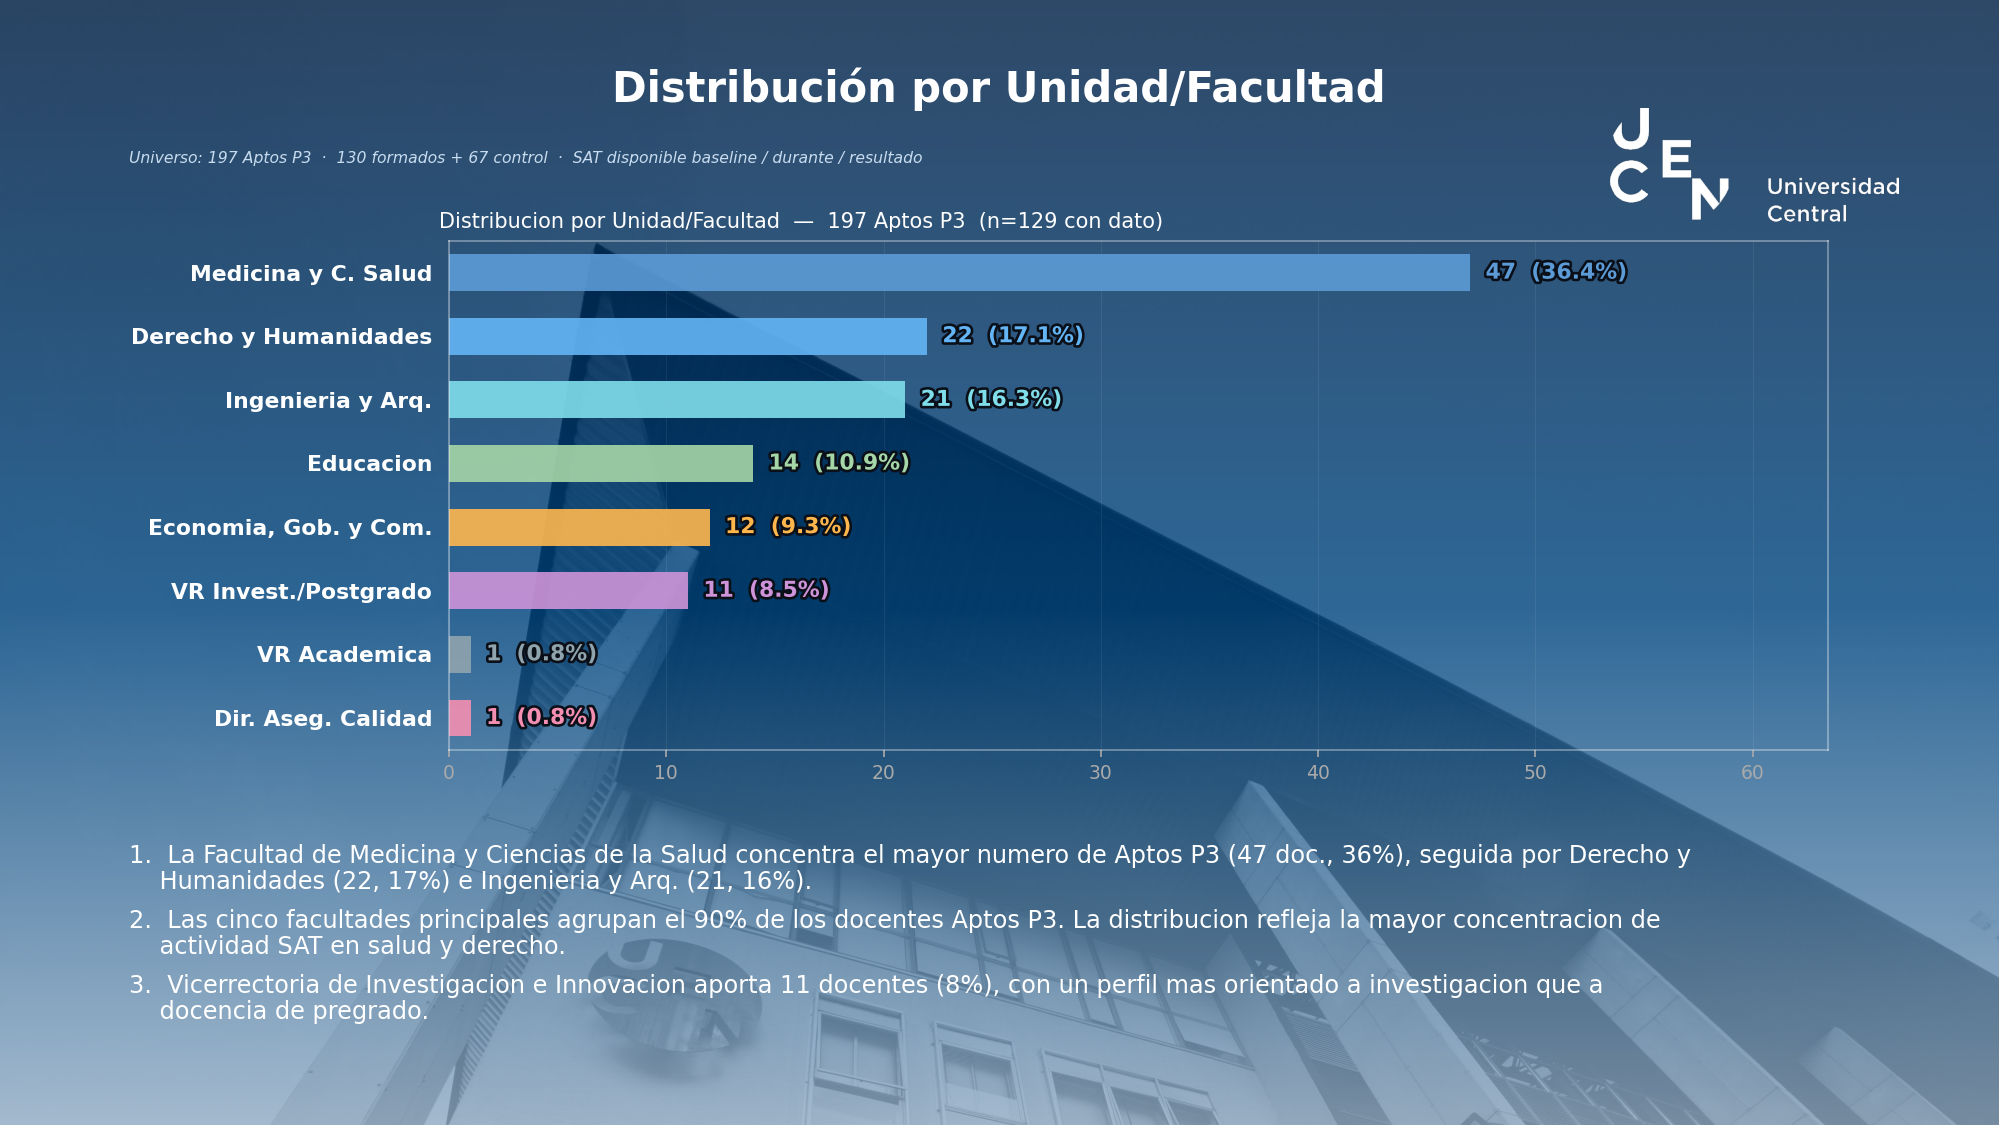

Python code for this plot:
"""
POC: Slide 'Distribución por Unidad/Facultad'
Gráfico directo sobre fondo oscuro del template UCEN.
v2: fondo exacto (gradiente navy desde Fondotipop.pptx), logo UCEN,
    gráfico con borde blanco, bullets ancho completo.
"""
import sys; sys.stdout.reconfigure(encoding="utf-8")
import os, zipfile, textwrap
import numpy as np
import matplotlib.pyplot as plt
from matplotlib.patches import Rectangle
import matplotlib.patheffects as pe
import pandas as pd
from PIL import Image as PILImage

BASE       = os.path.dirname(__file__)
SCRATCH    = (r"C:\Users\RGONZA~1.LAP\AppData\Local\Temp\claude"
              r"\c--Users-r-gonzalez-fluxsolar-LAPTOP-FLUX-ECO-Downloads-Analisis-UCEN-v2"
              r"\19e6fc3f-6ca1-4150-9da7-8dfa38be71ca\scratchpad")
FONDOTIPO  = (r"c:\Users\r.gonzalez_fluxsolar.LAPTOP-FLUX-ECO"
              r"\Downloads\Analisis_UCEN_v2\Fondotipop.pptx")
OUT_PDF    = os.path.join(BASE, "poc_slide_facultad_dark.pdf")
OUT_PNG    = os.path.join(BASE, "poc_slide_facultad_dark.png")

# ── 1. Extraer imágenes desde Fondotipop.pptx si aún no existen ──────────────
BG_PATH   = os.path.join(SCRATCH, "fondotipo_image1.jpg")   # foto edificio B&N
LOGO_PATH = os.path.join(SCRATCH, "fondotipo_image2.png")   # logo UCEN blanco

for path, zipname in [(BG_PATH,   "ppt/media/image1.jpg"),
                      (LOGO_PATH, "ppt/media/image2.png")]:
    if not os.path.exists(path):
        with zipfile.ZipFile(FONDOTIPO) as z:
            data = z.read(zipname)
        with open(path, "wb") as f:
            f.write(data)

# ── 2. Foto de fondo — sin modificar tonalidad ────────────────────────────────
with PILImage.open(BG_PATH) as _im:
    _im_rgb = _im.convert("RGB")
    _iw, _ih = _im_rgb.size
    # Crop 16:9 centrado en el edificio (12% desde arriba)
    _new_h = int(_iw / (16 / 9))
    _y0    = min(int(_ih * 0.12), _ih - _new_h)
    _im_rgb = _im_rgb.crop((0, _y0, _iw, _y0 + _new_h))
    bg_arr = np.array(_im_rgb)   # (H, W, 3) uint8

print(f"Fondo: {bg_arr.shape}")

# ── 3. Logo UCEN (blanco sobre canal alfa) ────────────────────────────────────
with PILImage.open(LOGO_PATH) as _logo:
    logo_arr = np.array(_logo.convert("RGBA")).astype(np.float32) / 255.0
print(f"Logo: {logo_arr.shape}  alpha max={logo_arr[:,:,3].max():.2f}")

# ── 4. Gradiente navy overlay — idéntico al slide master de Fondotipop.pptx ──
# Stops extraídos del XML del master: ang=90° (top → bottom), alpha=80 000 (80%)
#   pos  0%  → #002147
#   pos 54%  → #004680  (schemeClr tx2 = dk2)
#   pos 100% → #90ABC4  (schemeClr accent1)
H_GRAD = 600
grad   = np.zeros((H_GRAD, 1, 4), dtype=np.float32)
stops  = [
    (0.00, (0x00, 0x21, 0x47)),
    (0.54, (0x00, 0x46, 0x80)),
    (1.00, (0x90, 0xAB, 0xC4)),
]
for row in range(H_GRAD):
    t = row / (H_GRAD - 1)
    for i in range(len(stops) - 1):
        t0, c0 = stops[i]
        t1, c1 = stops[i + 1]
        if t0 <= t <= t1:
            s = (t - t0) / (t1 - t0)
            r = c0[0] + s * (c1[0] - c0[0])
            g = c0[1] + s * (c1[1] - c0[1])
            b = c0[2] + s * (c1[2] - c0[2])
            grad[row, 0] = [r / 255, g / 255, b / 255, 0.82]
            break

# ── 5. Datos del gráfico ──────────────────────────────────────────────────────
p3    = pd.read_csv(os.path.join(BASE, "..", "PROCESADO", "p3_918.csv"),
                    encoding="utf-8-sig", dtype={"rut_key": str})
aptos = p3[p3["apto_p3"] == True].drop_duplicates("rut_key").copy()

ABREV = [
    ("MEDICINA",  "Medicina y C. Salud"),
    ("DERECHO",   "Derecho y Humanidades"),
    ("INGENIE",   "Ingenieria y Arq."),
    ("EDUCACI",   "Educacion"),
    ("ECONOM",    "Economia, Gob. y Com."),
    ("INVEST",    "VR Invest./Postgrado"),
    ("VICERRECT", "VR Academica"),
    ("ASEGURAM",  "Dir. Aseg. Calidad"),
]
def abrev_fac(key):
    ku = str(key).upper()
    for pat, label in ABREV:
        if pat in ku:
            return label
    return key[:30]

con_fac = aptos[aptos["unidad_facultad"].notna()].copy()
n_fac   = len(con_fac)
cnt_fac = con_fac["unidad_facultad"].str.strip().value_counts()
labels  = [abrev_fac(k) for k in cnt_fac.index]
vals    = cnt_fac.values.tolist()
pcts    = [100 * v / n_fac for v in vals]

PALETTE = ["#5C9BD6", "#64B5F6", "#80DEEA", "#A5D6A7",
           "#FFB74D", "#CE93D8", "#90A4AE", "#F48FB1"]

# ── 6. Constantes de layout (EMU → fracción de figura) ───────────────────────
SW, SH = 13.333, 7.5

def ex(e): return e / 12192000
def ey(e): return e / 6858000
def fig_rect(l, t, w, h): return (l, 1 - t - h, w, h)

TITLE_L, TITLE_T = ex(786582),  ey(250608)
TITLE_W, TITLE_H = ex(10599174), ey(553998)
POP_L,   POP_T   = ex(786582),  ey(820000)
POP_W,   POP_H   = ex(10599174), ey(290000)
PIC_L,   PIC_T   = ex(786581),  ey(1125000)
PIC_W,   PIC_H   = ex(10599174), ey(3720000)
BUL_L,   BUL_T   = ex(786581),  ey(4870000)
BUL_W,   BUL_H   = ex(10599174), ey(1870000)

# Logo (desde slide master XML de Fondotipop.pptx)
LOGO_L, LOGO_T = ex(9813773), ey(656354)
LOGO_W, LOGO_H = ex(1756626), ey(697725)

T_RECT    = fig_rect(TITLE_L, TITLE_T, TITLE_W, TITLE_H)
POP_Y     = 1 - POP_T - POP_H / 2
PIC_RECT  = fig_rect(PIC_L, PIC_T, PIC_W, PIC_H)
LOGO_RECT = fig_rect(LOGO_L, LOGO_T, LOGO_W, LOGO_H)

# Gráfico: ligeramente más pequeño que PIC_RECT
CHART_X = PIC_RECT[0] + 0.16
CHART_W = PIC_RECT[2] - 0.16 - 0.02
CHART_Y = PIC_RECT[1] + 0.04
CHART_H = PIC_RECT[3] - 0.09

# ── 7. Figura ─────────────────────────────────────────────────────────────────
fig = plt.figure(figsize=(SW, SH), facecolor="#101820")
fig.patch.set_facecolor("#101820")

# Capa 0: foto del edificio
ax_bg = fig.add_axes([0, 0, 1, 1], zorder=0)
ax_bg.imshow(bg_arr, extent=[0, 1, 0, 1], aspect="auto", origin="upper")
ax_bg.set_xlim(0, 1); ax_bg.set_ylim(0, 1)
ax_bg.axis("off")

# Capa 1: gradiente navy (replica el overlay del template)
ax_gd = fig.add_axes([0, 0, 1, 1], zorder=1)
ax_gd.imshow(grad, extent=[0, 1, 0, 1], aspect="auto", origin="upper")
ax_gd.set_xlim(0, 1); ax_gd.set_ylim(0, 1)
ax_gd.axis("off")

# ── 8. Título — centrado entre borde superior y zona del gráfico ─────────────
_title_y = (1.0 + CHART_Y + CHART_H + 0.020) / 2 + 0.018   # centrado en su espacio
fig.text(T_RECT[0] + T_RECT[2] / 2, _title_y,
         "Distribución por Unidad/Facultad",
         ha="center", va="center", fontsize=20, fontweight="bold",
         color="white", transform=fig.transFigure, zorder=4)

# ── 9. Logo UCEN — esquina superior derecha ───────────────────────────────────
ax_logo = fig.add_axes(
    [LOGO_RECT[0], LOGO_RECT[1], LOGO_RECT[2], LOGO_RECT[3]],
    zorder=10, facecolor="none")
ax_logo.imshow(logo_arr, aspect="auto")
ax_logo.axis("off")
ax_logo.patch.set_visible(False)

# ── 10. Etiqueta de población ─────────────────────────────────────────────────
fig.text(PIC_RECT[0], POP_Y,
         "Universo: 197 Aptos P3  ·  130 formados + 67 control"
         "  ·  SAT disponible baseline / durante / resultado",
         ha="left", va="center", fontsize=7.5, fontstyle="italic",
         color="#C8DCF0", transform=fig.transFigure, zorder=4)

# ── 11. Gráfico ───────────────────────────────────────────────────────────────
ax = fig.add_axes([CHART_X, CHART_Y, CHART_W, CHART_H],
                  facecolor="none", zorder=5)
ax.set_facecolor("none")

y = np.arange(len(labels))
ax.barh(y[::-1], vals, color=PALETTE[:len(labels)],
        height=0.58, edgecolor="none", alpha=0.90)

for i, (v, p, c) in enumerate(zip(vals[::-1], pcts[::-1],
                                    PALETTE[:len(labels)][::-1])):
    ax.text(v + max(vals) * 0.015, i, f"{v}  ({p:.1f}%)",
            va="center", ha="left", fontsize=10.5, fontweight="bold", color=c,
            path_effects=[pe.withStroke(linewidth=2.5, foreground="#0A0F18")])

ax.set_yticks(y)
ax.set_yticklabels(labels[::-1], fontsize=10.5, fontweight="bold", color="white")
ax.tick_params(axis="y", length=0, pad=8)
ax.tick_params(axis="x", colors="#AAAAAA", labelsize=9)

# Borde blanco sutil (contorno del área del gráfico)
for sp_name, sp in ax.spines.items():
    sp.set_visible(True)
    sp.set_edgecolor("white")
    sp.set_alpha(0.35)
    sp.set_linewidth(0.9)

ax.set_xlim(0, max(vals) * 1.35)
ax.set_ylim(-0.5, len(labels) - 0.5)
ax.xaxis.grid(True, color="white", alpha=0.07, linewidth=0.5, zorder=0)
ax.set_axisbelow(True)

# Título del gráfico — una línea en blanco, encima del chart
fig.text(CHART_X - 0.005, CHART_Y + CHART_H + 0.008,
         f"Distribucion por Unidad/Facultad  —  197 Aptos P3  (n={n_fac} con dato)",
         ha="left", va="bottom", fontsize=10, color="white",
         transform=fig.transFigure, zorder=7)

# ── 12. Bullets — ancho completo (de BUL_L hasta el borde derecho del área) ──
bul_right = BUL_L + BUL_W   # ~ 0.935 (mismo borde derecho que la imagen)

bullet_lines = [
    "1.  La Facultad de Medicina y Ciencias de la Salud concentra el mayor numero de Aptos P3 (47 doc., 36%), seguida por Derecho y Humanidades (22, 17%) e Ingenieria y Arq. (21, 16%).",
    "2.  Las cinco facultades principales agrupan el 90% de los docentes Aptos P3. La distribucion refleja la mayor concentracion de actividad SAT en salud y derecho.",
    "3.  Vicerrectoria de Investigacion e Innovacion aporta 11 docentes (8%), con un perfil mas orientado a investigacion que a docencia de pregrado.",
]

# Axes acotado exactamente entre PIC_L (izq) y CHART_X+CHART_W (der)
# clip_on=True recorta el texto en el borde derecho del gráfico
BUL_BOTTOM  = 1 - BUL_T - BUL_H
BUL_AX_W    = CHART_X + CHART_W - PIC_L
ax_bul = fig.add_axes([PIC_L, BUL_BOTTOM, BUL_AX_W, BUL_H],
                      facecolor="none", zorder=6)
ax_bul.set_xlim(0, 1); ax_bul.set_ylim(0, 1)
ax_bul.axis("off"); ax_bul.patch.set_visible(False)

# wrap_w calibrado: ~155 chars llena ~95% del ancho sin cortar palabras
WRAP_W    = 130
line_h_ax = 0.023 / BUL_H   # altura de línea a 11.5pt en coords del axes
gap_ax    = 0.012 / BUL_H   # espacio extra entre bullets
cur_y_ax  = 1.0 - (0.040 / BUL_H)

for text in bullet_lines:
    # primera línea incluye el número; continuaciones van con indent
    wrapped = textwrap.wrap(text, width=WRAP_W,
                            subsequent_indent="    ")
    for line in wrapped:
        ax_bul.text(0.0, cur_y_ax, line,
                    ha="left", va="top",
                    fontsize=11.5, color="white",
                    transform=ax_bul.transAxes,
                    clip_on=True)
        cur_y_ax -= line_h_ax
    cur_y_ax -= gap_ax

# ── 13. Exportar ──────────────────────────────────────────────────────────────
plt.savefig(OUT_PDF, format="pdf", dpi=150, facecolor=fig.get_facecolor())
plt.savefig(OUT_PNG, format="png", dpi=150, facecolor=fig.get_facecolor())
plt.close()
print(f"\n✓ PDF: {OUT_PDF}")
print(f"✓ PNG: {OUT_PNG}")
